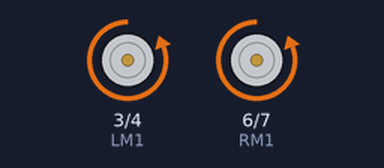
The sketch below on a simulated Arduino Uno, built with avr-gcc and run on an emulated ATmega328P. Parts: motor-driver pin pairs drawn as motors (green arrow = first pin HIGH = forward, orange = second pin HIGH = backward, longer = more drive).

Above: at 0.1 s.
At 7.1 s:
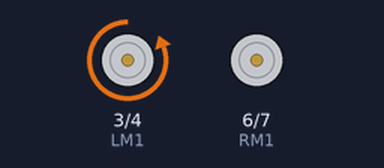
At 10.6 s:
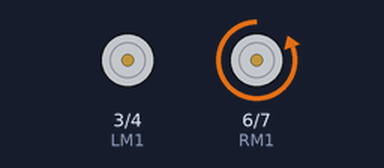
At 15.6 s:
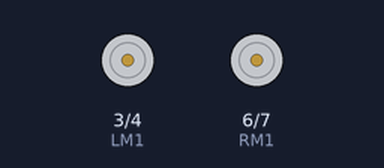
Timing chart, 0 to 17.1 s (numbered marks = the images above):
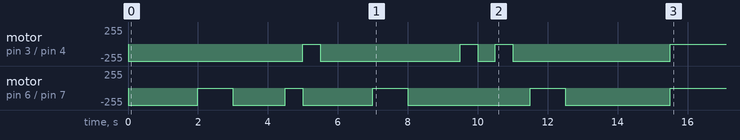

Measured:
- by itself, motor on pin 3 (LM1) / pin 4 (LM2): stopped → backward 255/255 at 0.00 s, → stopped 5.0 s later, → backward 255/255 0.50 s later, → stopped 4.0 s later, … (8 changes in this stretch)
- by itself, motor on pin 6 (RM1) / pin 7 (RM2): stopped → backward 255/255 at 0.00 s, → stopped 2.0 s later, → backward 255/255 1.0 s later, → stopped 1.5 s later, … (10 changes in this stretch)

The sketch:

batman.ino
```cpp
#define l2r A4       // left sensor
#define l1r A3
#define cr A2
#define r1r A1
#define r2r A0

/*-------definning Outputs------*/
#define LM1 3       // left motor
#define LM2 4       // left motor
#define RM1 6       // right motor
#define RM2 7       // right motor
int k=500;
int d=3000;
int lg=0;
void setup()
{

  pinMode(l2r, INPUT);
  pinMode(l1r, INPUT);
  pinMode(cr, INPUT);
  pinMode(r1r, INPUT);
  pinMode(r2r, INPUT);
  pinMode(LM1, OUTPUT);
  pinMode(LM2, OUTPUT);
  pinMode(RM1, OUTPUT);
  pinMode(RM2, OUTPUT);
  Serial.begin(9600);
}
void straight(){
  digitalWrite(LM1, LOW);//straight//
    digitalWrite(LM2, HIGH);
    digitalWrite(RM1, LOW);
    digitalWrite(RM2, HIGH);

  }
  void turnleft(){
    digitalWrite(LM1, LOW);
    digitalWrite(LM2, LOW);
    digitalWrite(RM1, LOW);
    digitalWrite(RM2, HIGH);

 }
  void turnright(){
  digitalWrite(LM1, LOW);
    digitalWrite(LM2, HIGH);
    digitalWrite(RM1, LOW);
    digitalWrite(RM2, LOW);

 }
 void uturn(){
  turnright();
  delay(k);
  turnright();
  delay(k);
 }
void loop() {
  if(lg==0){

    straight();
    straight();
    delay(4*k);
    uturn();
    straight();
    delay(3*k);
    turnright();
    delay(k);
    turnleft();
    delay(k);
    straight();
    delay(3*k);
    uturn();
    straight();
    delay(3*k);
    turnleft();
    delay(k);
    straight();
    delay(k);
    turnleft();
    delay(k);
    straight();
    delay(k);
    uturn();
    straight();
    delay(3*k);
    straight();
    delay(3*k);
    lg=1;}
    else{

  digitalWrite(LM1, LOW);//straight//
    digitalWrite(LM2, LOW);
    digitalWrite(RM1, LOW);
    digitalWrite(RM2, LOW);
    delay(10000);

    }


  // put your main code here, to run repeatedly:

}
```
